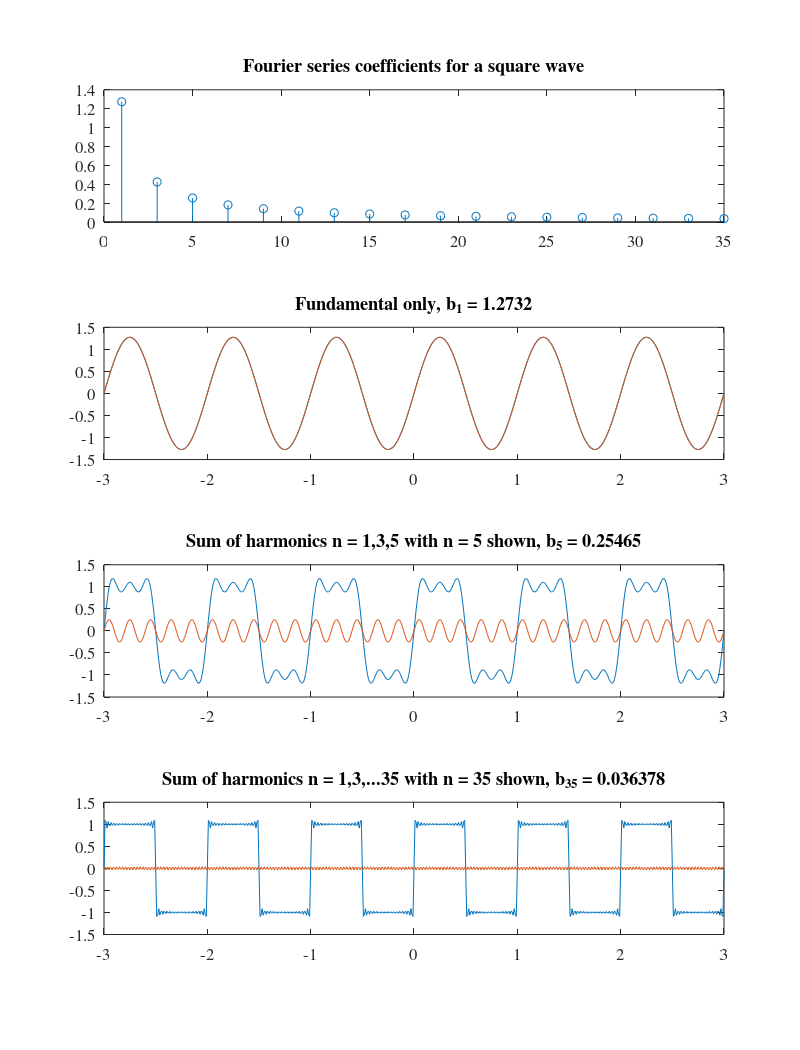

MATLAB code for this plot:
function square_fs

n = 1:2:35;
harm = 4./(n*pi);
stem(n,harm)

t = -3:1e-2:3;
y = zeros(size(t));
y_results = [];
harm_results = [];
for c = 1:length(harm)
    harmonic = harm(c)*sin(n(c)*2*pi*t);
    y = y + harmonic;
    plot(t,harmonic,t,y);
    if n(c)==1 | n(c) == 5 | n(c) == 35 
        y_results = [y_results; y];
        harm_results = [harm_results; harmonic];
    end
end

fontname = 'times';
fontsize = 14;

clf
subplot(4,1,1)
stem(n,harm)
tstring = ['Fourier series coefficients for a square wave'];
title(tstring,'Fontname',fontname,'FontSize',fontsize);
set(gca,'Fontname',fontname,'FontSize',fontsize-2);

subplot(4,1,2)
plot(t, y_results(1,:))
hold on
plot(t, harm_results(1,:))
title(['Fundamental only, b_1 = ' num2str(harm(1))],...
    'Fontname',fontname,'FontSize',fontsize);
set(gca,'Fontname',fontname,'FontSize',fontsize-2);

subplot(4,1,3)
plot(t, y_results(2,:))
hold on
plot(t, harm_results(2,:))
tstring = ['Sum of harmonics n = 1,3,5 with n = 5 shown, b_5 = ' num2str(harm(3))];
title('Sum of harmonics n = 1,3,5, with n = 5 shown',...
    'Fontname',fontname,'FontSize',fontsize);
title(tstring,'Fontname',fontname,'FontSize',fontsize);
set(gca,'Fontname',fontname,'FontSize',fontsize-2);


subplot(4,1,4)
plot(t, y_results(3,:))
hold on
plot(t, harm_results(3,:))
tstring = ['Sum of harmonics n = 1,3,...35 with n = 35 shown, b_{35} = ' num2str(harm(18))];
title(tstring,'Fontname',fontname,'FontSize',fontsize);
set(gca,'Fontname',fontname,'FontSize',fontsize-2);

orient tall
print -deps square_fs